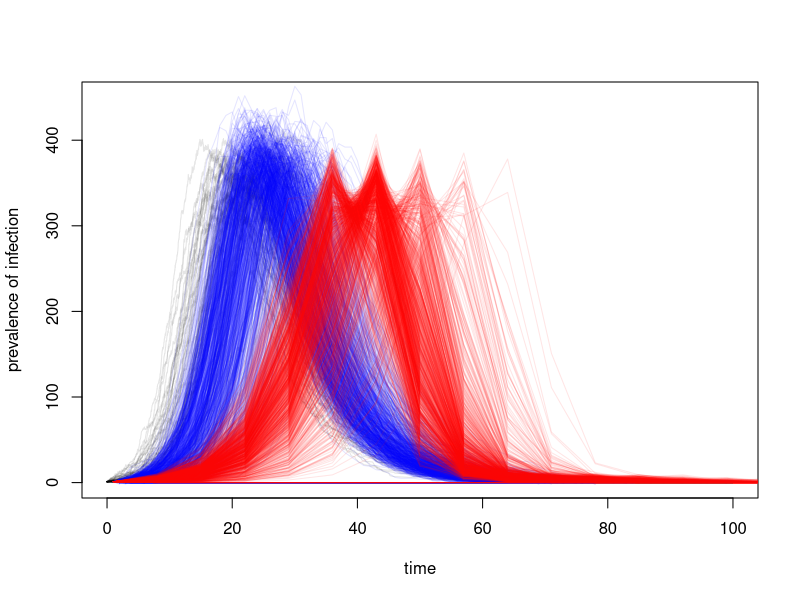

Source code (R):
###############################################################################
# START FOR INTERACTIVE SESSION 1                                              #
###############################################################################
###############################################################################
# Gillespie exact                                                             #
###############################################################################
for(jj in 1:100){
###############################################################################
# Parameters and initial conditions                                            #
###############################################################################

S <- 998           # number susceptible
I <- 1              # number infected
R <- 1              # number recovered
time <- 0

beta <- .5           # transmission rate
gamma <- 1/7        # recovery rate

###############################################################################
# Gillespie Step                                                              #
###############################################################################
gilstep <- function(SIR, beta, gamma){
  #S
  #I
  #R 
  # time
  # beta = transmission rate
  # gamma = recovery rate
  
  times <- rexp(2, c(beta * SIR[1] * SIR[2]/sum(SIR[1:3]),
                     SIR[2] * gamma))
  
  return(list(change_state = which.min(times),
              timestep = min(times)))
}

###############################################################################
# Simulate over time                                                          #
###############################################################################
counter <- 0
while(all(I>0)){        #continue until I is depleted
  counter <- counter + 1    #counter for number of transitions
# object that is SIR is throwing this
# 
  SIRtmp <- c(S[counter], I[counter], R[counter], time[counter])       #current SIR states
  step <- gilstep(SIRtmp, beta, gamma)
  if(step$change_state ==1){    # if transition is an infection, reduce S and increase I
    SIRtmp[1] <- SIRtmp[1] - 1
    SIRtmp[2] <- SIRtmp[2] + 1 
  }
  if(step$change_state ==2){    # if transition is an infection, reduce S and increase R
    SIRtmp[2] <- SIRtmp[2] - 1
    SIRtmp[3] <- SIRtmp[3] + 1 
  }
  SIRtmp[4] <- SIRtmp[4] + step$timestep      # increment time
    
#Append changes
  S <- c(S,SIRtmp[1])
  I <- c(I,SIRtmp[2])
  R <- c(R,SIRtmp[3])
  time <- c(time,SIRtmp[4])

  #cat(S[counter],"-",I[counter],"-",R[counter],"-",time[counter], ".\n")
}

###############################################################################
# Plotting                                                                    #
###############################################################################

if(jj==1){plot(time,I, xlab="time", ylab="prevalence of infection", type="l", lty=1,col=rgb(0,0,0,.2),xlim=c(0,100),ylim=c(0,450))}
if(jj>1){lines(time,I, xlab="time", ylab="prevalence of infection", lty=1,col=rgb(0,0,0,.1))}
}
###############################################################################
# STOP FOR INTERACTIVE SESSION 1                                              #
###############################################################################
###############################################################################
###############################################################################
# START FOR INTERACTIVE SESSION 2                                             #
###############################################################################
###############################################################################
# Tau Leaping                                                                 #
###############################################################################
###############################################################################
# Parameters and initial conditions                                           #
###############################################################################

S <- 998           # number susceptible
I <- 1              # number infected
R <- 1              # number recovered
time <- 0

beta <- .5           # transmission rate
gamma <- 1/7        # recovery rate

###############################################################################
# Single time step                                                            #
###############################################################################
sir_step <- function (sims, S, I, R, beta,gamma, delta.t, ...) {
  # adapted from Aaron King's code
  # sims = number of simulations
  # S = initial susceptible population
  # I = initial infected population
  # R = initial recovered population
  # beta = transmission rate
  # gamma = recovery rate
  
  N <- S+I+R    # total population size
  dSI <- rpois(n=sims,beta*S*(I/N)*delta.t)  # new incident infections
  dIR <- rpois(n=sims,gamma*I*delta.t)       # recoveries
  # dSI <- rbinom(n=sims,size=S,prob=1-exp(-beta*(I/N)*delta.t))  # new incident infections
  # dIR <- rbinom(n=sims,size=I,prob=1-exp(-gamma*delta.t))       # recoveries
  
  S <- S - dSI            # change in S
  I <- I + dSI - dIR      # change in I
  R <- R + dIR            # change in R
  cbind(S, I, R, dSI) # note that dSI are the new incident infections
}

###############################################################################
# set up and storage for states                                               #
###############################################################################
T <- 100        # time to simulate over, we only care about start
sims <- 1000    # number of simulations

Smat <- matrix(S,1,sims)      # storage item for S for all simulations
Imat <- matrix(I,1,sims)      # storage item for I for all simulations
Rmat <- matrix(R,1,sims)      # storage item for R for all simulations
new_cases <- matrix(0,1,sims) # storage item for N for all simulations
Nmat <- S+I+R

for(ts in 2:T){     #loop over time, ts is the index
  
  out <- sir_step(sims, Smat[ts-1,], Imat[ts-1,], Rmat[ts-1,], beta, gamma, delta.t=1) # call to SIR step function above

  Smat <- rbind(Smat,out[,1])  # update state
  Imat <- rbind(Imat,out[,2])  # update state
  Rmat <- rbind(Rmat,out[,3])  # update state
  Nmat <- rbind(Nmat,out[,1]+out[,2]+out[,3])  # update state -- note population size isn't changing, but this could be updated with births/deaths
  new_cases <- rbind(new_cases,out[,4])  # update state
}

###############################################################################
# plotting                                                                   #
###############################################################################
matplot(Imat, type="l", lty=1,col=rgb(0,0,1,.1),add=T)
###############################################################################
# STOP FOR INTERACTIVE SESSION 2                                              #
###############################################################################
###############################################################################
###############################################################################
# START FOR INTERACTIVE SESSION 3                                             #
###############################################################################
###############################################################################
# Chain Binomial                                                              #
###############################################################################
###############################################################################
# Parameters and initial conditions                                           #
###############################################################################
S <- 998           # number susceptible
I <- 1              # number infected
R <- 1              # number recovered
time <- 0

beta <- 3.5           # transmission rate

###############################################################################
# Single time step                                                            #
###############################################################################
cb_step <- function (sims, S, I, R, beta, ...) {
  # adapted from Aaron King's code
  # S = initial susceptible population
  # I = initial infected population
  # R = initial recovered population
  # beta is transmission rate
  
  N <- S+I+R    # total population size
  newI <- rbinom(n=sims, S, 1-exp(-beta * I/N))
  newS <- S - newI
  newR <- I

  cbind(newS, newI, newR) 
}

###############################################################################
# Run over many steps                                                         #
###############################################################################

T <- 20 # note here that the time step is one infectious generation time, so 7 days from gamma above
Smat <- matrix(S,1,sims)      # storage item for S for all simulations
Imat <- matrix(I,1,sims)      # storage item for I for all simulations
Rmat <- matrix(R,1,sims)      # storage item for R for all simulations
Nmat <- S+I+R

for(ts in 2:T){
  out <- cb_step(sims, Smat[ts-1,], Imat[ts-1,], Rmat[ts-1,], beta)
  Smat <- rbind(Smat,out[,1])  # update state
  Imat <- rbind(Imat,out[,2])  # update state
  Rmat <- rbind(Rmat,out[,3])  # update state
  Nmat <- rbind(Nmat,out[,1]+out[,2]+out[,3])  # update state -- note population size isn't changing, but this could be updated with births/deaths
  
}

###############################################################################
# plotting                                                                   #
###############################################################################
matplot(seq(1,7*T,by=7), Imat,type="l", lty=1, col=rgb(1,0,0,.1),add=T)
###############################################################################
# STOP FOR INTERACTIVE SESSION 3                                              #
###############################################################################



